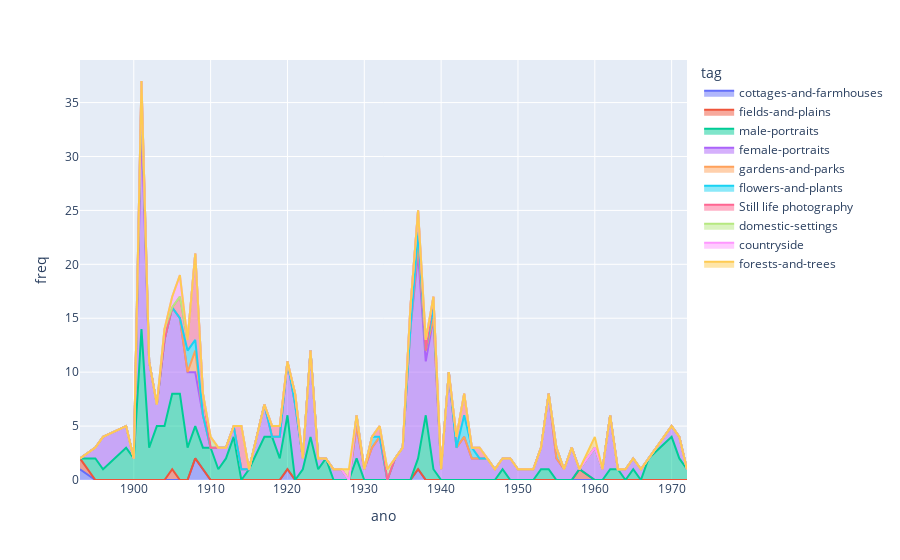

Write notebook code for a chart like this one.
### Code cell
fig = px.area(res_van, x="ano", y="freq",
            color="tag")
            #hover_data=['petal_width'],)
 
fig.show()

### Figure 1 — Plotly figure (JSON) as saved in the notebook; plotly's stock layout.template omitted (floating-point values rounded to 4 significant figures)
{"data": [{"hovertemplate": "tag=cottages-and-farmhouses<br>ano=%{x}<br>freq=%{y}<extra></extra>", "legendgroup": "cottages-and-farmhouses", "line": {"color": "#636efa"}, "marker": {"symbol": "circle"}, "mode": "lines", "name": "cottages-and-farmhouses", "orientation": "v", "showlegend": true, "stackgroup": "1", "type": "scatter", "x": [1893, 1908, 1909, 1920, 1937], "xaxis": "x", "y": [1, 2, 1, 1, 1], "yaxis": "y"}, {"hovertemplate": "tag=fields-and-plains<br>ano=%{x}<br>freq=%{y}<extra></extra>", "legendgroup": "fields-and-plains", "line": {"color": "#EF553B"}, "marker": {"symbol": "circle"}, "mode": "lines", "name": "fields-and-plains", "orientation": "v", "showlegend": true, "stackgroup": "1", "type": "scatter", "x": [1893, 1905, 1958], "xaxis": "x", "y": [1, 1, 1], "yaxis": "y"}, {"hovertemplate": "tag=male-portraits<br>ano=%{x}<br>freq=%{y}<extra></extra>", "legendgroup": "male-portraits", "line": {"color": "#00cc96"}, "marker": {"symbol": "circle"}, "mode": "lines", "name": "male-portraits", "orientation": "v", "showlegend": true, "stackgroup": "1", "type": "scatter", "x": [1895, 1896, 1899, 1900, 1901, 1902, 1903, 1904, 1905, 1906, 1907, 1908, 1909, 1910, 1911, 1912, 1913, 1915, 1917, 1918, 1919, 1920, 1922, 1923, 1924, 1925, 1929, 1937, 1938, 1939, 1948, 1953, 1954, 1962, 1963, 1965, 1967, 1970, 1971, 1972], "xaxis": "x", "y": [2, 1, 3, 2, 14, 3, 5, 5, 7, 8, 3, 3, 2, 3, 1, 2, 4, 1, 4, 4, 2, 5, 1, 4, 1, 2, 2, 1, 6, 1, 1, 1, 1, 1, 1, 1, 2, 4, 2, 1], "yaxis": "y"}, {"hovertemplate": "tag=female-portraits<br>ano=%{x}<br>freq=%{y}<extra></extra>", "legendgroup": "female-portraits", "line": {"color": "#ab63fa"}, "marker": {"symbol": "circle"}, "mode": "lines", "name": "female-portraits", "orientation": "v", "showlegend": true, "stackgroup": "1", "type": "scatter", "x": [1895, 1896, 1899, 1901, 1902, 1903, 1904, 1905, 1906, 1907, 1908, 1909, 1911, 1912, 1913, 1914, 1917, 1919, 1920, 1921, 1922, 1923, 1924, 1926, 1927, 1929, 1930, 1931, 1932, 1934, 1935, 1936, 1937, 1938, 1939, 1940, 1941, 1942, 1943, 1944, 1945, 1946, 1947, 1948, 1949, 1950, 1951, 1952, 1953, 1954, 1955, 1956, 1957, 1960, 1961, 1962, 1964, 1965, 1966, 1970, 1971], "xaxis": "x", "y": [1, 3, 2, 19, 8, 2, 8, 8, 7, 7, 5, 3, 2, 1, 1, 1, 3, 2, 5, 7, 1, 8, 1, 1, 1, 3, 1, 3, 4, 2, 3, 14, 19, 5, 14, 1, 10, 3, 4, 2, 2, 2, 1, 1, 2, 1, 1, 1, 2, 7, 2, 1, 3, 3, 1, 5, 1, 1, 1, 1, 2], "yaxis": "y"}, {"hovertemplate": "tag=gardens-and-parks<br>ano=%{x}<br>freq=%{y}<extra></extra>", "legendgroup": "gardens-and-parks", "line": {"color": "#FFA15A"}, "marker": {"symbol": "circle"}, "mode": "lines", "name": "gardens-and-parks", "orientation": "v", "showlegend": true, "stackgroup": "1", "type": "scatter", "x": [1901, 1908, 1937, 1938], "xaxis": "x", "y": [2, 2, 1, 1], "yaxis": "y"}, {"hovertemplate": "tag=flowers-and-plants<br>ano=%{x}<br>freq=%{y}<extra></extra>", "legendgroup": "flowers-and-plants", "line": {"color": "#19d3f3"}, "marker": {"symbol": "circle"}, "mode": "lines", "name": "flowers-and-plants", "orientation": "v", "showlegend": true, "stackgroup": "1", "type": "scatter", "x": [1901, 1907, 1908, 1929, 1931, 1937, 1939, 1943, 1944, 1955], "xaxis": "x", "y": [1, 2, 1, 1, 1, 1, 1, 2, 1, 1], "yaxis": "y"}, {"hovertemplate": "tag=Still life photography<br>ano=%{x}<br>freq=%{y}<extra></extra>", "legendgroup": "Still life photography", "line": {"color": "#FF6692"}, "marker": {"symbol": "circle"}, "mode": "lines", "name": "Still life photography", "orientation": "v", "showlegend": true, "stackgroup": "1", "type": "scatter", "x": [1901, 1906, 1907, 1908, 1909, 1914, 1918, 1919, 1921, 1932, 1936, 1937, 1939, 1942, 1943, 1945], "xaxis": "x", "y": [1, 2, 1, 8, 2, 4, 1, 1, 1, 1, 2, 2, 1, 1, 2, 1], "yaxis": "y"}, {"hovertemplate": "tag=domestic-settings<br>ano=%{x}<br>freq=%{y}<extra></extra>", "legendgroup": "domestic-settings", "line": {"color": "#B6E880"}, "marker": {"symbol": "circle"}, "mode": "lines", "name": "domestic-settings", "orientation": "v", "showlegend": true, "stackgroup": "1", "type": "scatter", "x": [1904, 1910, 1933, 1938], "xaxis": "x", "y": [1, 1, 1, 1], "yaxis": "y"}, {"hovertemplate": "tag=countryside<br>ano=%{x}<br>freq=%{y}<extra></extra>", "legendgroup": "countryside", "line": {"color": "#FF97FF"}, "marker": {"symbol": "circle"}, "mode": "lines", "name": "countryside", "orientation": "v", "showlegend": true, "stackgroup": "1", "type": "scatter", "x": [1905, 1906], "xaxis": "x", "y": [1, 2], "yaxis": "y"}, {"hovertemplate": "tag=forests-and-trees<br>ano=%{x}<br>freq=%{y}<extra></extra>", "legendgroup": "forests-and-trees", "line": {"color": "#FECB52"}, "marker": {"symbol": "circle"}, "mode": "lines", "name": "forests-and-trees", "orientation": "v", "showlegend": true, "stackgroup": "1", "type": "scatter", "x": [1928, 1960], "xaxis": "x", "y": [1, 1], "yaxis": "y"}], "layout": {"legend": {"title": {"text": "tag"}, "tracegroupgap": 0}, "margin": {"t": 60}, "xaxis": {"anchor": "y", "domain": [0, 1], "title": {"text": "ano"}}, "yaxis": {"anchor": "x", "domain": [0, 1], "title": {"text": "freq"}}}}
